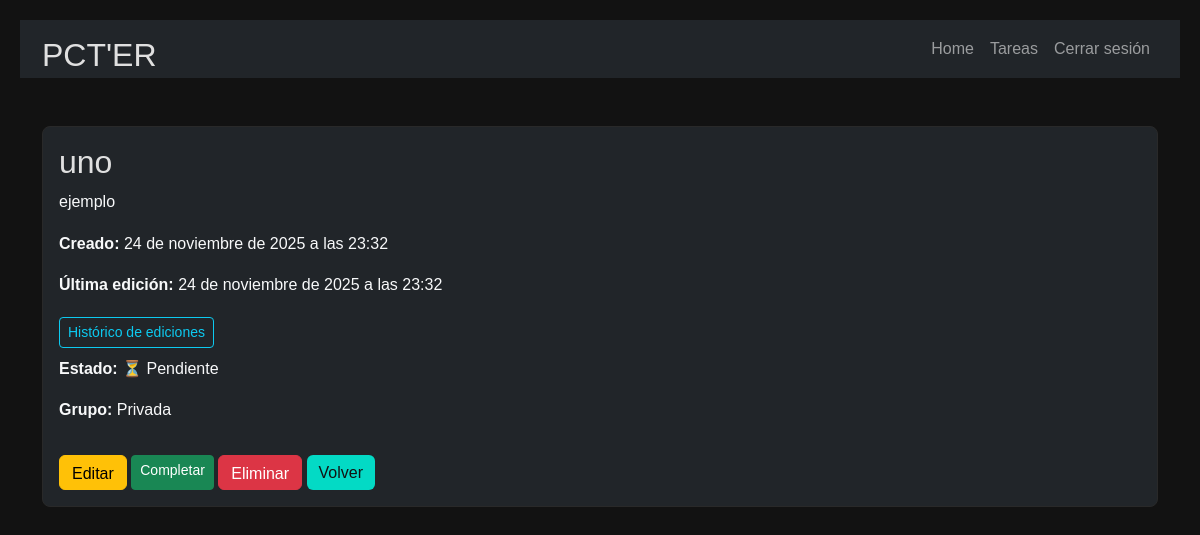
Page /todoer/2/ (signed in) on the earlier database version.
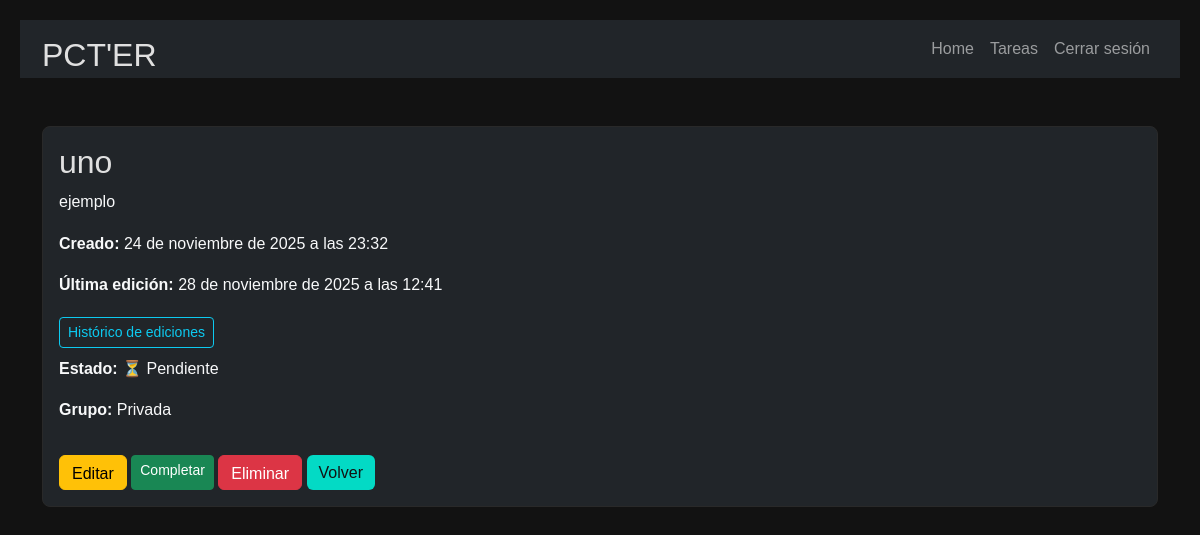
Same page on the later database version.
### todoer/models.py (models this page shows, shortened)
class Task(models.Model):
    title = models.CharField(max_length=200)
    description = models.TextField(blank=True)
    completed = models.BooleanField(default=False)
    owner = models.ForeignKey(User, on_delete=models.CASCADE, related_name="tasks")
    group = models.ForeignKey(Group, on_delete=models.CASCADE, null=True, blank=True, related_name="tasks")
    created_at = models.DateTimeField(auto_now_add=True)
    updated_at = models.DateTimeField(auto_now=True)  # 👈 cuándo se modificó
    last_edited_by = models.ForeignKey(
        User,
        on_delete=models.SET_NULL,
        null=True,
        blank=True,
        related_name="edited_tasks"  # 👈 quién lo modificó
    )
    def can_view(self, user: User) -> bool:
        if self.group:
            return user in self.group.user_set.all()
        return user == self.owner

### todoer/views.py (the view)
# urls.py: path("<int:task_id>/", views.task_detail, name="task_detail"),
def task_detail(request, task_id):
    task = get_object_or_404(Task, id=task_id)
    content_type = ContentType.objects.get_for_model(Task)
    history = LogEntry.objects.filter(
        content_type=content_type,
        object_id=task.id
    ).order_by("-action_time")
    if not task.can_view(request.user):
        return redirect("todoer:task_list")
    for entry in history:
        try:
            entry.parsed_message = json.loads(entry.change_message)
        except Exception:
            entry.parsed_message = entry.change_message
    return render(request, "todoer/task_detail.html", {
        "task": task,
        "history": history
        })

### todoer/templates/todoer/task_detail.html (shortened to what this page needs)
{% extends 'todoer/layouts/base.html' %}
{% block content %}
<main class="container py-5">
    <section class="card card-body bg-dark text-light">
        <h2>{{ task.title }}</h2>
        <p>{{ task.description }}</p>
        <p><strong>Creado:</strong> {{ task.created_at }}</p>
        <p><strong>Última edición:</strong> {{ task.updated_at }}</p>
        <h3>
            <button class="btn btn-outline-info btn-sm" type="button" data-bs-toggle="collapse"
                data-bs-target="#historyCollapse" aria-expanded="false" aria-controls="historyCollapse">
                Histórico de ediciones
            </button>
        </h3>
        <p><strong>Estado:</strong>
            {% if task.completed %} ✅ Completada {% else %} ⏳ Pendiente {% endif %}
        </p>
        <p><strong>Grupo:</strong>
            {% if task.group %} {{ task.group.name }} {% else %} Privada {% endif %}
        </p>
        <div class="mt-3">
            <a href="{% url 'todoer:edit_task' task.id %}" class="btn btn-warning">Editar</a>
            <a href="{% url 'todoer:toggle_task_completed' task.id %}"
                class="btn btn-sm {% if task.completed %}btn-secondary{% else %}btn-success{% endif %}">
                {% if task.completed %}Reabrir{% else %}Completar{% endif %}
            </a>
            <a href="{% url 'todoer:delete_task' task.id %}" class="btn btn-danger"
                onclick="return confirm('¿Seguro que deseas eliminar esta tarea?');">
                Eliminar
            </a>
            <a href="{% url 'todoer:task_list' %}" class="btn btn-secondary">Volver</a>
        </div>
    </section>
</main>
{% endblock %}

Differences in the rows shown:
changed Task "uno": updated_at "24 de noviembre de 2025 a las 23:32" → "28 de noviembre de 2025 a las 12:41"
